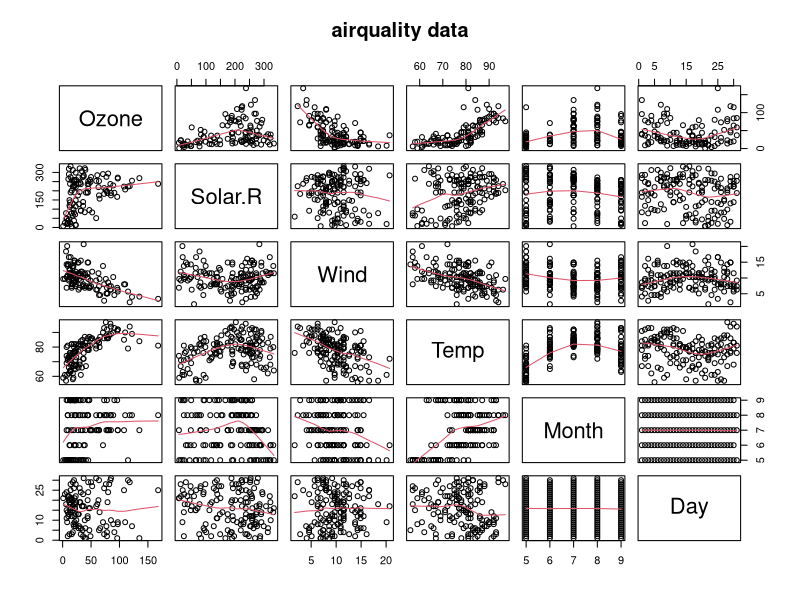
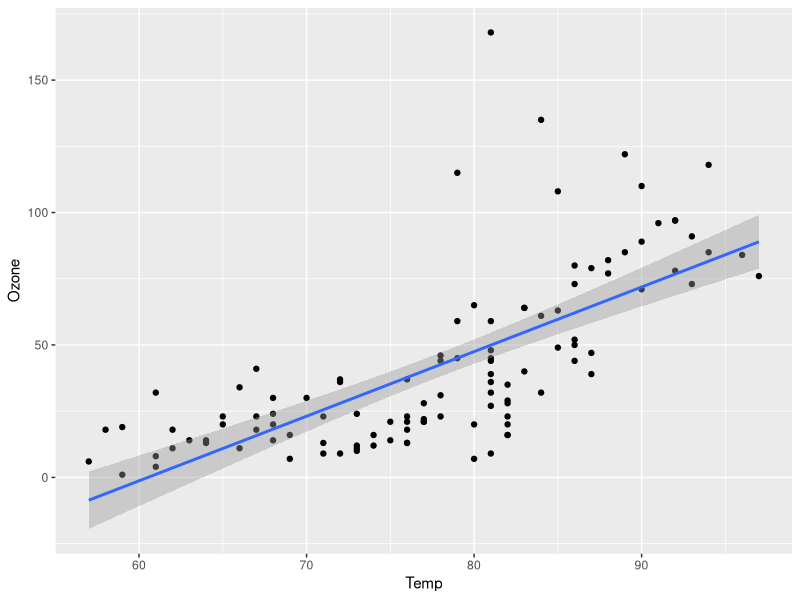
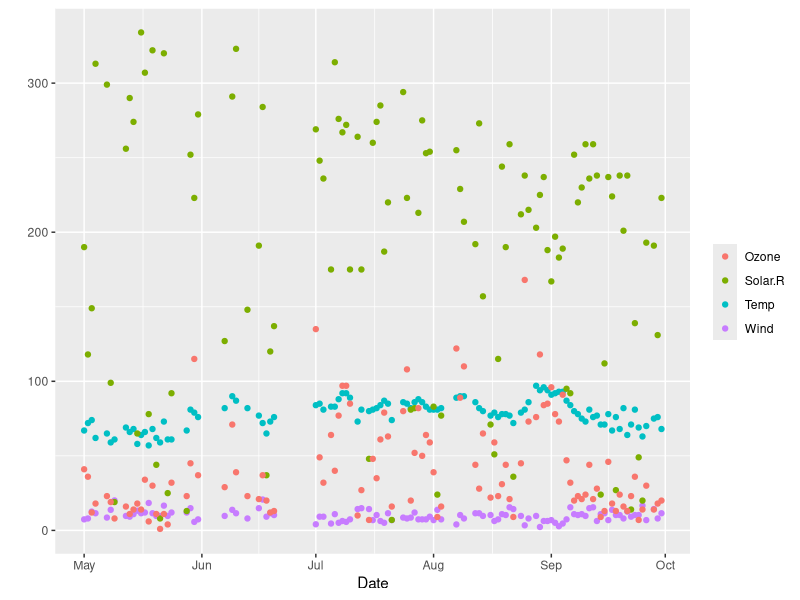

Write the R code that produced these figures, in order.
# Explore "New York Air Quality Measurements" from the "dataset" package in R.
# http://stat.ethz.ch/R-manual/R-patched/library/datasets/html/airquality.html
# Brian High, 2015-05-05, CC0, https://github.com/brianhigh/airquality-example

# Load the dataset
library(datasets)
data(airquality)

# Examine the data structure
str(airquality)

# View the first few rows
head(airquality)

# Produce a basic statistical summary 
summary(airquality)

# Produce an exploratory matrix of scatterplots
library(graphics)
pairs(airquality, panel = panel.smooth, main = "airquality data")

# Produce a summary of linear model fit statistics
library(stats)
fit <- lm(Ozone ~ Wind + Solar.R + Temp, data = airquality)
summary(fit)

# Copy the dataset to a new data.frame, removing rows containing NA values
df <- na.omit(as.data.frame(airquality))

# Plot Ozone versus Temp with a linear regression fit
library(ggplot2)
qplot(Temp, Ozone, data=df, geom=c("point", "smooth"), method="lm")

# Create a new Date column from Month and Day, using "1973" as the year 
df$Date <- as.Date(paste("1973", df$Month, df$Day, sep="-"), "%Y-%m-%d")

# Plot Temp, Wind, Solar.R, and Ozone versus Date (time series)
ggplot(df, aes(x=Date)) + ylab("") + labs(color="") +
    geom_point(aes(y=Temp, color='Temp')) + 
    geom_point(aes(y=Wind, color='Wind')) + 
    geom_point(aes(y=Solar.R, color='Solar.R')) + 
    geom_point(aes(y=Ozone, color='Ozone'))
